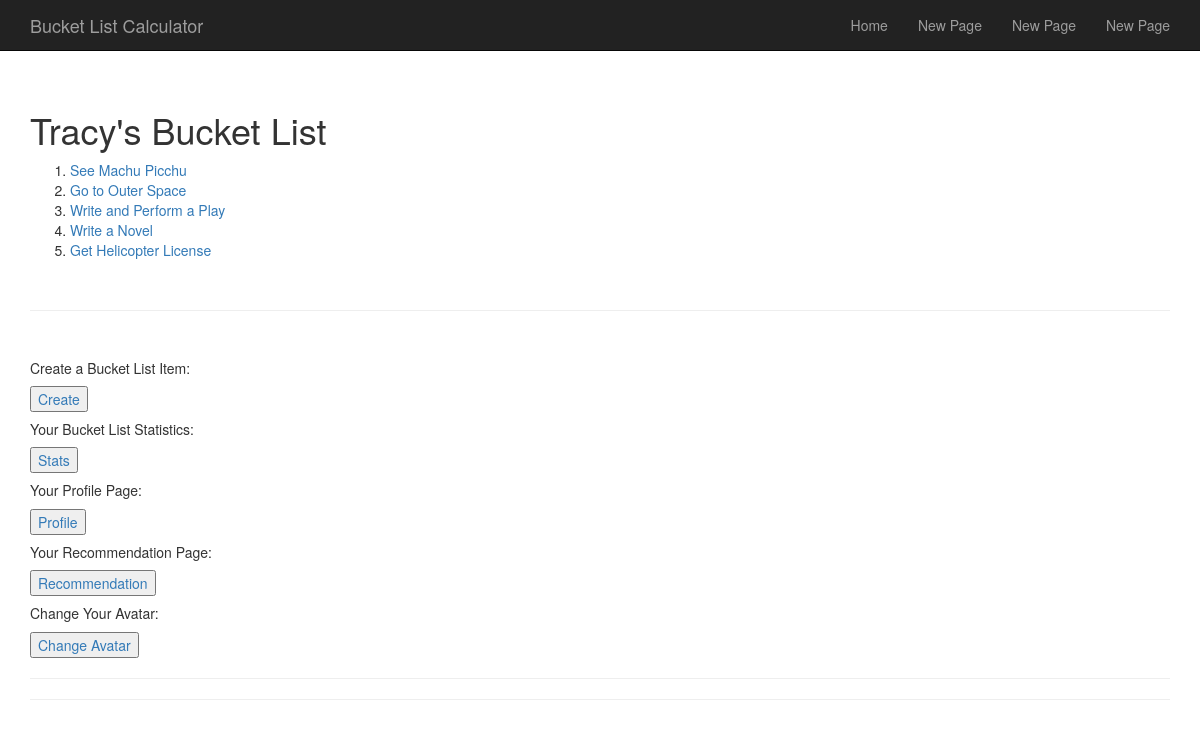
The app's page /bucketlist/mylist/ (signed in), older data.
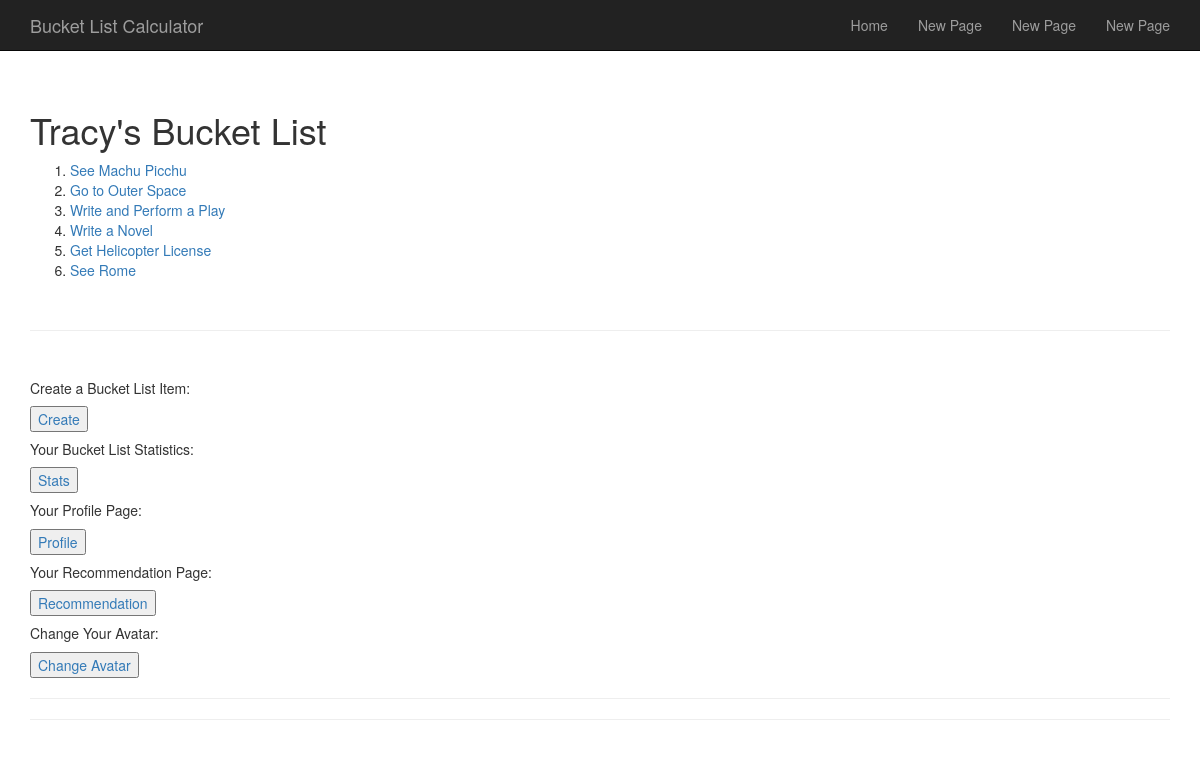
The same page, newer data.
### BucketList/models.py (models this page shows, shortened)
class BucketListItem(models.Model):
    text = models.CharField(max_length = 200)
    pub_by = models.ForeignKey(User,editable = False)
    pub_date = models.DateTimeField(editable=False)
    goal_type = models.CharField(choices = CHOICES, max_length = 200)
    cost = models.IntegerField(max_length = 20)
    time = models.IntegerField(max_length = 20)
    hours = models.IntegerField(max_length = 20)
    crossed_off = models.BooleanField(editable = False)
    def recently_added(self):
        return self.pub_date >= timezone.now() - datetime.timedelta(days = 1)
    recently_added.boolean = True

### BucketList/views.py (the view)
@login_required
def my_list(request):
    personal_list = BucketListItem.objects.all().filter(pub_by = request.user.id)
    context = {'personal_list': personal_list,
                      'user': request.user.username
                    }
    return render(request, 'BucketList/mylist.html', context)

### BucketList/templates/BucketList/mylist.html (shortened to what this page needs)
{% extends 'base.html' %}
{% block content %}
{% if user %}
    <br/>
    <h1>{{user}}'s Bucket List</h1>
    {% load avatar_tags %}
    {% load inbox %}
    {% if personal_list %}
        <ol>
        {% for item in personal_list %}
            {% if item.crossed_off == True %}
                <li><a href = '/bucketlist/mylist/view/{{item.id}}/'  style="text-decoration: line-through;">{{ item.text }}</a></li>
            {% else %}
                <li><a href = '/bucketlist/mylist/view/{{item.id}}/'>{{ item.text }}</a></li>
            {% endif %}
        {% endfor %}
        </ol>
    {% else %}
        <p>You don't have any Bucket List items yet!  Better get on that.</p>
    {% endif %}
    <br/>
    <hr>
    <br/>
    <h5>Create a Bucket List Item:</h5>
    <button><a href="/bucketlist/create/">Create</a></button>
    <br/>
    <h5>Your Bucket List Statistics:</h5>
    <button><a href="/bucketlist/mylist/stats/">Stats</a></button>
    <br/>
    <h5>Your Profile Page:</h5>
    <button><a href="/bucketlist/userstats/{{user}}">Profile</a></button>
    <br/>
    <h5>Your Recommendation Page:</h5>
    <button><a href="/bucketlist/mylist/recommendation/">Recommendation</a></button>
    <br/>
    <h5>Change Your Avatar:</h5>
    <button><a href="{% url 'avatar_change' %}">Change Avatar</a></button>
    <br/>
{% else %}
    <p>Sorry, it doesn't seem like you are logged in!</p>
{% endif %}
{% endblock content %}

Row changes from the older to the newer data that the page shows:
added BucketListItem: text "See Rome"
